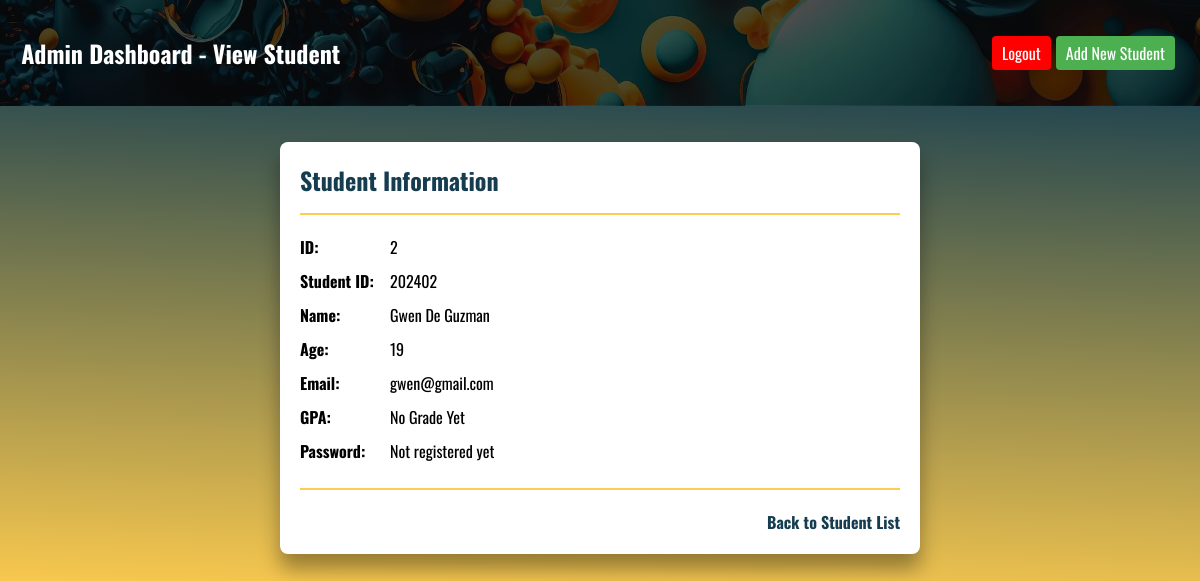
The app's page /admin-view-student.php?id=2 (signed in) with its own data.
### tables this page shows
CREATE TABLE `students` (
  `id` int(11) NOT NULL,
  `student_id` varchar(20) DEFAULT NULL,
  `name` varchar(100) DEFAULT NULL,
  `age` int(2) DEFAULT NULL,
  `email` varchar(100) DEFAULT NULL,
  `gpa` float DEFAULT NULL
);

### admin-view-student.php (the view, shortened to what this page needs)
<?php
require_once('config.php');
class StudentViewer {
    private $conn;
    public function __construct($conn) {
        $this->conn = $conn;
    }
    public function viewStudentRecord() {
        $id = $_GET['id'];
        $query = "SELECT students.*, login.password FROM students LEFT JOIN login ON students.student_id = login.student_id WHERE students.id='$id'";
        $result = $this->conn->query($query);
        $row = $result->fetch_assoc();
        return $row;
    }
}
$studentViewer = new StudentViewer($conn);
$row = $studentViewer->viewStudentRecord();
?>
<!DOCTYPE html>
<html lang="en">
<head>
</head>
<body class="table-body">
    <header class="body-header">
        <h2 class="header">&nbsp;Admin Dashboard - View Student </h2>
        <a class="logout-link" href="admin-logout.php" onclick="return confirmLogout()">Logout</a>
        <a class="create-link" href="admin-C.php">Add New Student</a>
    </header>
    <div class="admin-view-container">
        <h2>Student Information</h2>
        <p  ><strong>ID:</strong> <?php echo $row['id']; ?></p>
        <p><strong>Student ID:</strong> <?php echo isset($row['student_id']) ? $row['student_id'] : "Not registered yet"; ?></p>
        <p><strong>Name:</strong> <?php echo $row['name']; ?></p>
        <p><strong>Age:</strong> <?php echo $row['age']; ?></p>
        <p><strong>Email:</strong> <?php echo $row['email']; ?></p>
        <p><strong>GPA:</strong> <?php echo $row['gpa'] ? $row['gpa'] : "No Grade Yet"; ?></p>
        <p><strong>Password:</strong> <?php echo $row['password'] ? $row['password'] : "Not registered yet"; ?></p>
        <h2></h2>
        <a class="back" href="admin-R.php">Back to Student List</a>
    </div>
</body>
</html>

### records on screen
students: id "2", student "202402", name "Gwen De Guzman", age "19", email "gwen@gmail.com"
